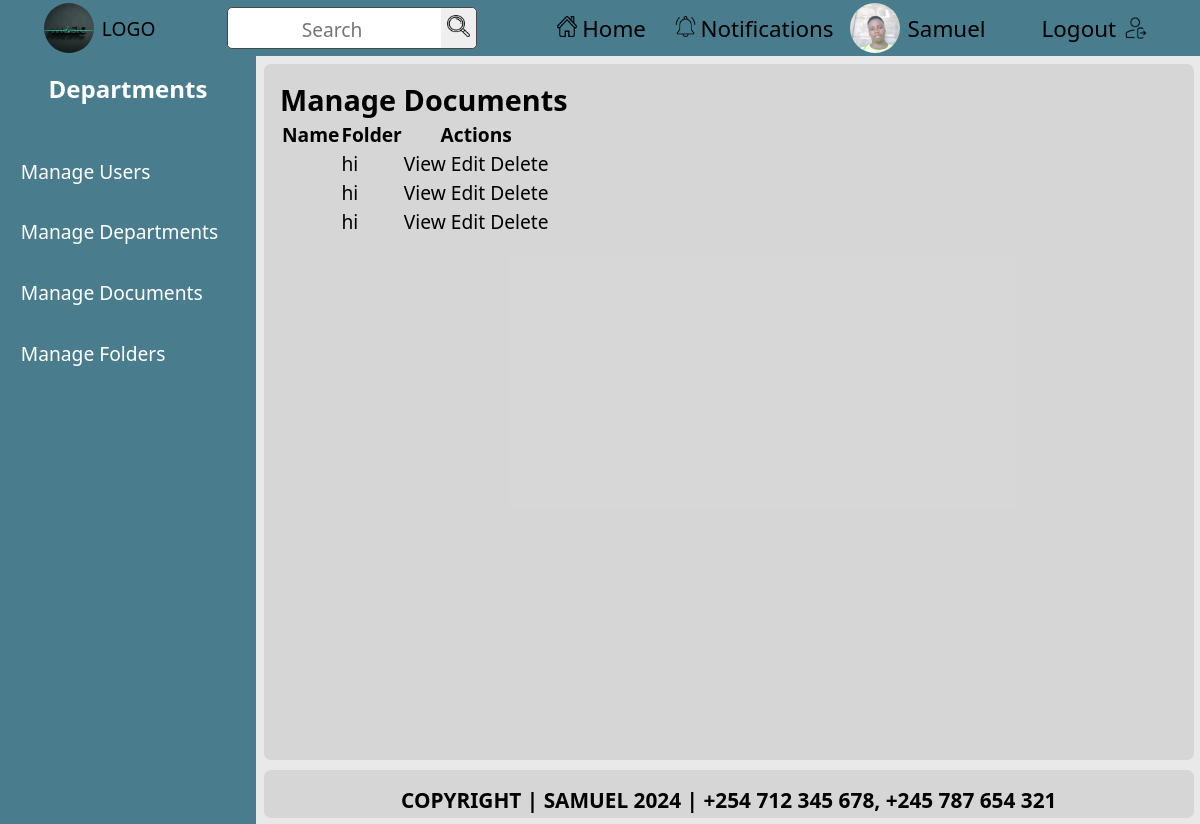
/custom-admin/documents/ (signed in), run on an earlier commit of the app's database.
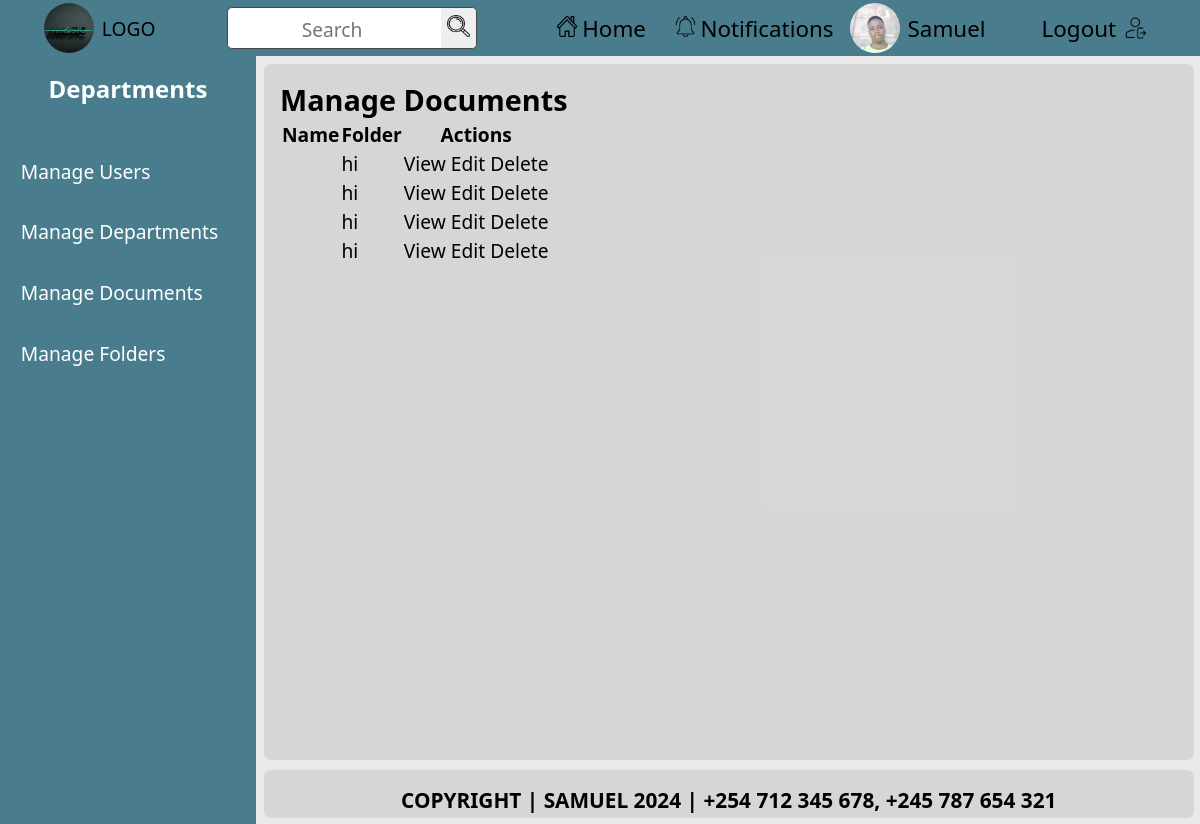
And on a later commit of the database.
### documents/models.py (models this page shows, shortened)
class Document(models.Model):
    file_name = models.CharField(max_length=255)
    file_content = models.BinaryField()
    file_extension = models.CharField(max_length=10, default='.pdf')
    folder = models.ForeignKey(
        Folder,
        on_delete=models.CASCADE,
        related_name='documents',
        null=True,
        blank=True
    )
    created_at = models.DateTimeField(auto_now_add=True)
    created_by = models.ForeignKey(
        CustomUser,
        on_delete=models.SET_NULL,
        null=True,
        related_name='documents_created'
    )
    updated_at = models.DateTimeField(auto_now=True)

class Folder(models.Model):
    name = models.CharField(max_length=100)
    department = models.ForeignKey(
        Department,
        on_delete=models.CASCADE,
        related_name='folders'
    )
    created_at = models.DateField(auto_now_add=True)
    created_by = models.ForeignKey(
        CustomUser,
        on_delete=models.SET_NULL,
        null=True,
        related_name='folders_created'
    )
    updated_at = models.DateTimeField(auto_now=True)

### custom_admin_dashboard/views.py (the view)
# urls.py: path('documents/', views.admin_documents, name='admin_documents'),
@login_required
@admin_required(login_url='/login/')
def admin_documents(request):
    documents = Document.objects.all()
    return render(request, 'custom_admin_dashboard/admin_documents.html', {'documents': documents})

### custom_admin_dashboard/views.py (called while the page is built)
def admin_required(login_url=None):
    return user_passes_test(lambda u: u.is_superuser, login_url=login_url)

### documents/context_processors.py (called while the page is built)
def departments_context(request):
    user_department = None
    if request.user.is_authenticated:
        user_department = request.user.department  # Assuming User model has a 'department' field
    return {
        'user_department': user_department
    }

### custom_admin_dashboard/templates/custom_admin_dashboard/admin_documents.html
{% extends 'admin_base.html' %} {% block title %}Manage Documents{% endblock %}
 {% block content %}
<h2>Manage Documents</h2>
<table>
  <thead>
    <tr>
      <th>Name</th>
      <th>Folder</th>
      <th>Actions</th>
    </tr>
  </thead>
  <tbody>
    {% for document in documents %}
    <tr>
      <td>{{ document.name }}</td>
      <td>{{ document.folder.name }}</td>
      <td>
        <a
          href="{% url 'custom_admin_dashboard:admin_view_document_content' document.id %}"
          >View</a
        >
        <a
          href="{% url 'custom_admin_dashboard:admin_edit_document' document.id %}"
          >Edit</a
        >
        <a
          href="{% url 'custom_admin_dashboard:admin_delete_document' document.id %}"
          >Delete</a
        >
      </td>
    </tr>
    {% endfor %}
  </tbody>
</table>
{% endblock %}

What changed in the data, as far as the page shows it:
added Document: folder.name "hi"
